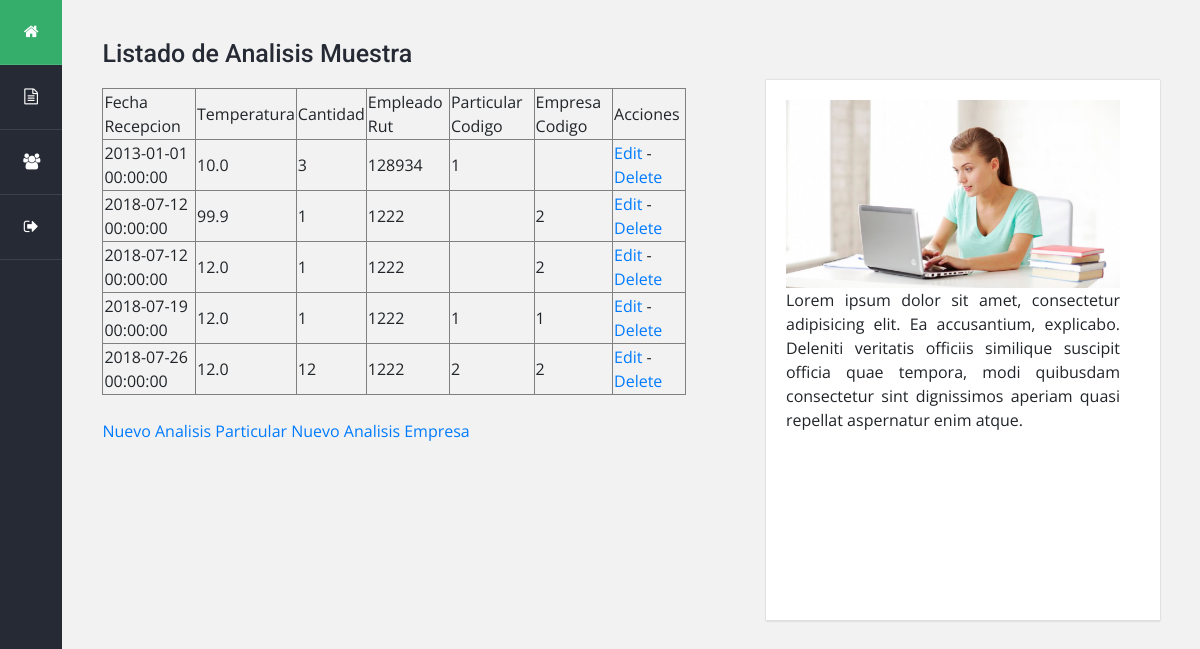
The page /ExamenPhp/manejadorAnalisisMuestra.php on the database its author committed.
### tables this page shows
CREATE TABLE `analisis_muestra` (
  `id` int(11) NOT NULL,
  `fecha_recepcion` datetime NOT NULL,
  `temperatura` decimal(3,1) NOT NULL,
  `cantidad` int(11) NOT NULL,
  `empresa_codigo` int(11) DEFAULT NULL,
  `particular_codigo` int(11) DEFAULT NULL,
  `empleado_rut` varchar(10) NOT NULL
);

### ExamenPhp/controllers/AnalisisMuestraController.php (called while the page is built, shortened)
<?php
	require_once "./models/AnalisisMuestra.php";
	class AnalisisMuestraController {
		public $analisisMuestra;
		public function __construct() {
	        $this->analisisMuestra = new AnalisisMuestra();
	    }
		public function buscarTodas() {
			$this->analisisMuestra->setEmpleadoRut($_REQUEST['rut']);
			$am = $this->analisisMuestra;
			$analisisMuestras = $this->analisisMuestra->buscarTodas();
    		include "views/sections/clienteHead.php";
			include 'views/listado_analisisMuestra.php';
			include "views/sections/footer.php";
		}
	}
?>

### ExamenPhp/models/AnalisisMuestra.php (called while the page is built, shortened)
<?php
require_once "DB.php";
class AnalisisMuestra
    {
        private $id;
        private $fechaRecepcion;
        private $temperatura;
        private $cantidad;
        private $empleadoRut;
        private $particularCodigo;
        private $empresaCodigo;
        public function __construct($id=null, $fechaRecepcion=null, $temperatura=null, $cantidad=null, $empleadoRut=null, $particularCodigo=null, $empresaCodigo=null)
            {
                $this->id    = $id;
                $this->fechaRecepcion       = $fechaRecepcion;
                $this->temperatura  = $temperatura;
                $this->cantidad    = $cantidad;
                $this->empleadoRut = $empleadoRut;
                $this->particularCodigo     = $particularCodigo;
                $this->empresaCodigo     = $empresaCodigo;
            }
        public function getId()
        {
            return $this->id;
        }
        public function getFechaRecepcion()
        {
            return $this->fechaRecepcion;
        }
        public function getTemperatura()
        {
            return $this->temperatura;
        }
        public function getCantidad()
        {
            return $this->cantidad;
        }
        public function setEmpleadoRut($empleadoRut = null)
        {
            $this->empleadoRut = $empleadoRut;
            return $this;
        }
        public function getEmpleadoRut()
        {
            return $this->empleadoRut;
        }
        public function getParticularCodigo()
        {
            return $this->particularCodigo;
        }
        public function getEmpresaCodigo()
        {
            return $this->empresaCodigo;
        }
        public function buscarTodas(){
            $db = new DB();
            $query = "SELECT id, fecha_recepcion , temperatura, cantidad, empleado_rut , particular_codigo , empresa_codigo  FROM analisis_muestra";
            $sentencia = $db->getConexion()->prepare($query);
            $sentencia->execute();
            $rs= $sentencia->fetchAll();
            $AnalisisMuestras=[];
            foreach($rs as $fila){
                $AnalisisMuestras[] = new AnalisisMuestra($fila["id"],$fila["fecha_recepcion"],$fila["temperatura"],$fila["cantidad"],$fila["empleado_rut"],$fila["particular_codigo"],$fila["empresa_codigo"]);
            }
            return $AnalisisMuestras;
        }
    }
?>

### ExamenPhp/models/DB.php (called while the page is built)
<?php
	class DB
	{
		private $conexion;
		function __construct()
		{
			try{
				$this->conexion = new PDO('mysql:host=localhost;dbname=bbddisp', 'userbbddisp', 'userbbddisp');
			}
			catch(PDOException $e){
		    	$this->conexion = null;
			}
		}
		function getConexion(){
			return $this->conexion;
		}
	}
?>

### ExamenPhp/views/listado_analisisMuestra.php (the view)
<main class="main col">
				<div class="row">
					<div class="columna col-lg-7">
						<div class="widget nueva_entrada">
							<h3 class="titulo">Listado de Analisis Muestra</h3>
									<table border="1">
									<tr>
										<td>Fecha Recepcion</td>
										<td>Temperatura</td>
										<td>Cantidad</td>
										<td>Empleado Rut</td>
										<td>Particular Codigo</td>
										<td>Empresa Codigo</td>
										<td>Acciones</td>
									</tr>
									<?php foreach ($analisisMuestras as $analisisMuestra){ ?>
									<tr>
										<td><?php echo $analisisMuestra->getFechaRecepcion()   ; ?></td>
										<td><?php echo $analisisMuestra->getTemperatura()      ; ?></td>
										<td><?php echo $analisisMuestra->getCantidad()      ; ?></td>
										<td><?php echo $analisisMuestra->getEmpleadoRut()      ; ?></td>
										<td><?php echo $analisisMuestra->getParticularCodigo() ; ?></td>
										<td><?php echo $analisisMuestra->getEmpresaCodigo() ; ?></td>
								        <td><a href="?accion=crudEditar&id=<?php echo $analisisMuestra->getId();?>">Edit</a>
								        - <a href="?accion=eliminar&id=<?php echo $analisisMuestra->getId();?>">Delete</a></td>
									</tr>
									<?php } ?>
								</table>
								<br/>
								<a href="?accion=crudIngresoP&rut=<?php echo $am->getEmpleadoRut();?>">Nuevo Analisis Particular</a>
								<a href="?accion=crudIngresoE&rut=<?php echo $am->getEmpleadoRut();?>">Nuevo Analisis Empresa</a>
						</div>
					</div>
					<div class="columna col-lg-5">
						<div class="widget comentarios">
							<div class="contenedor">
								<div class="comentario d-flex flex-wrap">
									<div class="foto">
										<img src="../../WebPHPISP/views/images/comp.jpg">
										<p style="text-align: justify;">	Lorem ipsum dolor sit amet, consectetur adipisicing elit. Ea accusantium, explicabo. Deleniti veritatis officiis similique suscipit officia quae tempora, modi quibusdam consectetur sint dignissimos aperiam quasi repellat aspernatur enim atque.</p>
									</div>
								</div>
							</div>
						</div>
					</div>
				</div>
</main>

### ExamenPhp/views/css/estilos2.css (style rules this page uses)
body { background: #f2f2f2; font-size: 16px; font-family: 'Open Sans', sans-serif; }
.main { padding-top: 40px; }
.main .columna { padding-left: 40px; padding-right: 40px; }
.main .titulo { color: #262a34; font-size: 25px; font-weight: 500; font-family: 'Roboto', sans-serif; margin-bottom: 20px; }
.main .widget { margin-bottom: 40px; }
.main .comentarios .contenedor { box-shadow: 0px 0px 2px 0px rgba(0,0,0,0.2); }
.main .comentarios .comentario { background: #fff; padding: 20px; margin-top: 40px; border-bottom: 1px solid #dfdfdf; }
.main .comentarios .comentario .foto { width: 100%; height: 500px; overflow: hidden; margin-right: 20px; }
.main .comentarios .comentario .foto img { width: 100%; }

### rows shown on the page
analisis_muestra: fecha_recepcion "2013-01-01 00:00:00", temperatura "10.0", cantidad "3", empleado_rut "128934", particular_codigo "1"
analisis_muestra: fecha_recepcion "2018-07-12 00:00:00", temperatura "99.9", cantidad "1", empleado_rut "1222", empresa_codigo "2"
analisis_muestra: fecha_recepcion "2018-07-12 00:00:00", temperatura "12.0", cantidad "1", empleado_rut "1222", empresa_codigo "2"
analisis_muestra: fecha_recepcion "2018-07-19 00:00:00", temperatura "12.0", cantidad "1", empleado_rut "1222", particular_codigo "1", empresa_codigo "1"
analisis_muestra: fecha_recepcion "2018-07-26 00:00:00", temperatura "12.0", cantidad "12", empleado_rut "1222", particular_codigo "2", empresa_codigo "2"
